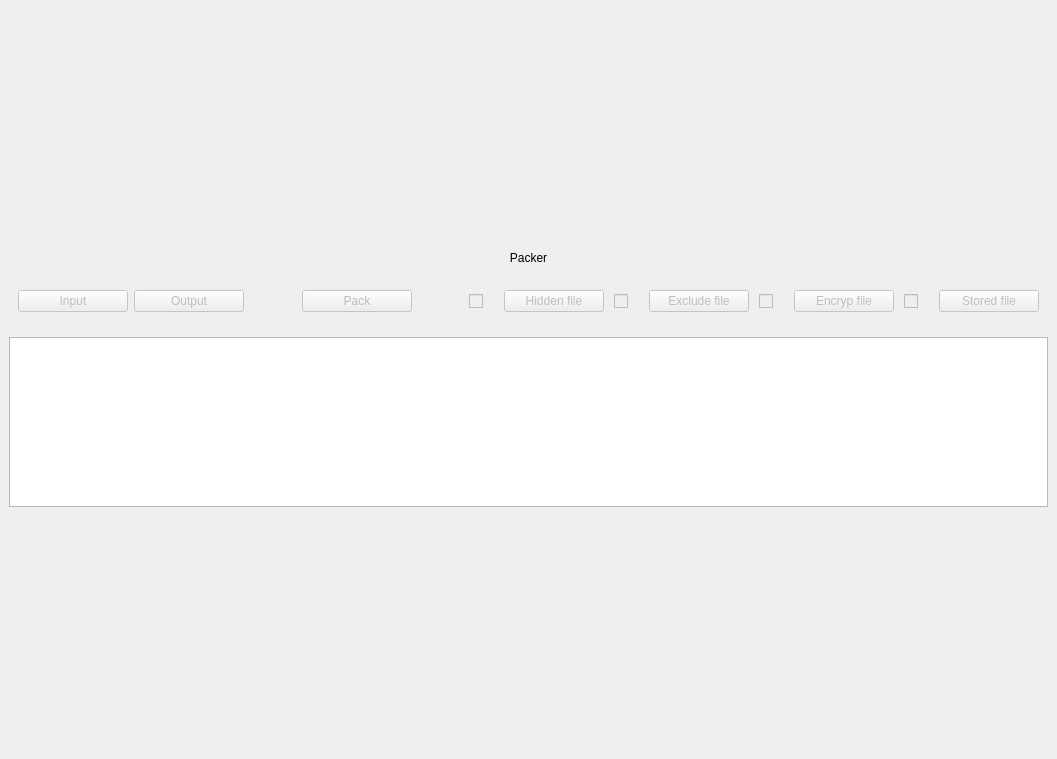
<?xml version="1.0" encoding="UTF-8"?>
<ui version="4.0">
 <class>SxcPacker</class>
 <widget class="QWidget" name="SxcPacker">
  <property name="geometry">
   <rect>
    <x>0</x>
    <y>0</y>
    <width>1057</width>
    <height>759</height>
   </rect>
  </property>
  <property name="windowTitle">
   <string>SxcPacker</string>
  </property>
  <layout class="QVBoxLayout" name="main_lyt">
   <property name="leftMargin">
    <number>0</number>
   </property>
   <property name="topMargin">
    <number>0</number>
   </property>
   <property name="rightMargin">
    <number>0</number>
   </property>
   <property name="bottomMargin">
    <number>0</number>
   </property>
   <item>
    <widget class="SimpleCardWidget" name="main_card">
     <property name="sizePolicy">
      <sizepolicy hsizetype="Preferred" vsizetype="Maximum">
       <horstretch>0</horstretch>
       <verstretch>0</verstretch>
      </sizepolicy>
     </property>
     <layout class="QVBoxLayout" name="main_card_lyt">
      <item>
       <widget class="StrongBodyLabel" name="packer_lbl">
        <property name="sizePolicy">
         <sizepolicy hsizetype="Preferred" vsizetype="Maximum">
          <horstretch>0</horstretch>
          <verstretch>0</verstretch>
         </sizepolicy>
        </property>
        <property name="text">
         <string>Packer</string>
        </property>
        <property name="alignment">
         <set>Qt::AlignCenter</set>
        </property>
       </widget>
      </item>
      <item>
       <widget class="SimpleCardWidget" name="top_card">
        <property name="sizePolicy">
         <sizepolicy hsizetype="Preferred" vsizetype="Fixed">
          <horstretch>0</horstretch>
          <verstretch>0</verstretch>
         </sizepolicy>
        </property>
        <property name="minimumSize">
         <size>
          <width>0</width>
          <height>60</height>
         </size>
        </property>
        <property name="maximumSize">
         <size>
          <width>16777215</width>
          <height>60</height>
         </size>
        </property>
        <layout class="QHBoxLayout" name="top_card_lyt">
         <item>
          <widget class="PushButton" name="input_btn">
           <property name="enabled">
            <bool>false</bool>
           </property>
           <property name="sizePolicy">
            <sizepolicy hsizetype="Maximum" vsizetype="Fixed">
             <horstretch>0</horstretch>
             <verstretch>0</verstretch>
            </sizepolicy>
           </property>
           <property name="minimumSize">
            <size>
             <width>110</width>
             <height>0</height>
            </size>
           </property>
           <property name="text">
            <string>Input</string>
           </property>
          </widget>
         </item>
         <item>
          <widget class="PushButton" name="output_btn">
           <property name="enabled">
            <bool>false</bool>
           </property>
           <property name="sizePolicy">
            <sizepolicy hsizetype="Maximum" vsizetype="Fixed">
             <horstretch>0</horstretch>
             <verstretch>0</verstretch>
            </sizepolicy>
           </property>
           <property name="minimumSize">
            <size>
             <width>110</width>
             <height>0</height>
            </size>
           </property>
           <property name="text">
            <string>Output</string>
           </property>
          </widget>
         </item>
         <item>
          <spacer name="h_spacer_1">
           <property name="orientation">
            <enum>Qt::Horizontal</enum>
           </property>
           <property name="sizeType">
            <enum>QSizePolicy::Fixed</enum>
           </property>
           <property name="sizeHint" stdset="0">
            <size>
             <width>4</width>
             <height>20</height>
            </size>
           </property>
          </spacer>
         </item>
         <item>
          <widget class="VerticalSeparator" name="v_separator_1"/>
         </item>
         <item>
          <spacer name="h_spacer_2">
           <property name="orientation">
            <enum>Qt::Horizontal</enum>
           </property>
           <property name="sizeType">
            <enum>QSizePolicy::Fixed</enum>
           </property>
           <property name="sizeHint" stdset="0">
            <size>
             <width>4</width>
             <height>20</height>
            </size>
           </property>
          </spacer>
         </item>
         <item>
          <widget class="PrimaryPushButton" name="pack_btn">
           <property name="enabled">
            <bool>false</bool>
           </property>
           <property name="sizePolicy">
            <sizepolicy hsizetype="Maximum" vsizetype="Fixed">
             <horstretch>0</horstretch>
             <verstretch>0</verstretch>
            </sizepolicy>
           </property>
           <property name="minimumSize">
            <size>
             <width>110</width>
             <height>0</height>
            </size>
           </property>
           <property name="text">
            <string>Pack</string>
           </property>
          </widget>
         </item>
         <item>
          <spacer name="h_spacer_3">
           <property name="orientation">
            <enum>Qt::Horizontal</enum>
           </property>
           <property name="sizeType">
            <enum>QSizePolicy::Fixed</enum>
           </property>
           <property name="sizeHint" stdset="0">
            <size>
             <width>4</width>
             <height>20</height>
            </size>
           </property>
          </spacer>
         </item>
         <item>
          <widget class="VerticalSeparator" name="v_separator_2"/>
         </item>
         <item>
          <spacer name="h_spacer_4">
           <property name="orientation">
            <enum>Qt::Horizontal</enum>
           </property>
           <property name="sizeType">
            <enum>QSizePolicy::Fixed</enum>
           </property>
           <property name="sizeHint" stdset="0">
            <size>
             <width>4</width>
             <height>20</height>
            </size>
           </property>
          </spacer>
         </item>
         <item>
          <widget class="CheckBox" name="hidden_chk">
           <property name="enabled">
            <bool>false</bool>
           </property>
           <property name="sizePolicy">
            <sizepolicy hsizetype="Maximum" vsizetype="Fixed">
             <horstretch>0</horstretch>
             <verstretch>0</verstretch>
            </sizepolicy>
           </property>
           <property name="minimumSize">
            <size>
             <width>29</width>
             <height>22</height>
            </size>
           </property>
           <property name="maximumSize">
            <size>
             <width>22</width>
             <height>22</height>
            </size>
           </property>
           <property name="toolTip">
            <string>-h List of files/directories to be hidden</string>
           </property>
           <property name="text">
            <string/>
           </property>
          </widget>
         </item>
         <item>
          <widget class="PushButton" name="hidden_btn">
           <property name="enabled">
            <bool>false</bool>
           </property>
           <property name="sizePolicy">
            <sizepolicy hsizetype="Maximum" vsizetype="Fixed">
             <horstretch>0</horstretch>
             <verstretch>0</verstretch>
            </sizepolicy>
           </property>
           <property name="minimumSize">
            <size>
             <width>100</width>
             <height>0</height>
            </size>
           </property>
           <property name="text">
            <string>Hidden file</string>
           </property>
          </widget>
         </item>
         <item>
          <spacer name="h_spacer_5">
           <property name="orientation">
            <enum>Qt::Horizontal</enum>
           </property>
           <property name="sizeType">
            <enum>QSizePolicy::Fixed</enum>
           </property>
           <property name="sizeHint" stdset="0">
            <size>
             <width>4</width>
             <height>20</height>
            </size>
           </property>
          </spacer>
         </item>
         <item>
          <widget class="CheckBox" name="exclude_chk">
           <property name="enabled">
            <bool>false</bool>
           </property>
           <property name="sizePolicy">
            <sizepolicy hsizetype="Maximum" vsizetype="Fixed">
             <horstretch>0</horstretch>
             <verstretch>0</verstretch>
            </sizepolicy>
           </property>
           <property name="minimumSize">
            <size>
             <width>29</width>
             <height>22</height>
            </size>
           </property>
           <property name="maximumSize">
            <size>
             <width>22</width>
             <height>22</height>
            </size>
           </property>
           <property name="toolTip">
            <string>-x  List of files/directories to be excluded</string>
           </property>
           <property name="text">
            <string/>
           </property>
          </widget>
         </item>
         <item>
          <widget class="PushButton" name="exclude_btn">
           <property name="enabled">
            <bool>false</bool>
           </property>
           <property name="sizePolicy">
            <sizepolicy hsizetype="Maximum" vsizetype="Fixed">
             <horstretch>0</horstretch>
             <verstretch>0</verstretch>
            </sizepolicy>
           </property>
           <property name="minimumSize">
            <size>
             <width>100</width>
             <height>0</height>
            </size>
           </property>
           <property name="text">
            <string>Exclude file</string>
           </property>
          </widget>
         </item>
         <item>
          <spacer name="h_spacer_6">
           <property name="orientation">
            <enum>Qt::Horizontal</enum>
           </property>
           <property name="sizeType">
            <enum>QSizePolicy::Fixed</enum>
           </property>
           <property name="sizeHint" stdset="0">
            <size>
             <width>4</width>
             <height>20</height>
            </size>
           </property>
          </spacer>
         </item>
         <item>
          <widget class="CheckBox" name="encrypt_chk">
           <property name="enabled">
            <bool>false</bool>
           </property>
           <property name="sizePolicy">
            <sizepolicy hsizetype="Maximum" vsizetype="Fixed">
             <horstretch>0</horstretch>
             <verstretch>0</verstretch>
            </sizepolicy>
           </property>
           <property name="minimumSize">
            <size>
             <width>29</width>
             <height>22</height>
            </size>
           </property>
           <property name="maximumSize">
            <size>
             <width>22</width>
             <height>22</height>
            </size>
           </property>
           <property name="toolTip">
            <string>-e List of unit files (.sii) to be encrypted</string>
           </property>
           <property name="text">
            <string/>
           </property>
          </widget>
         </item>
         <item>
          <widget class="PushButton" name="encrypt_btn">
           <property name="enabled">
            <bool>false</bool>
           </property>
           <property name="sizePolicy">
            <sizepolicy hsizetype="Maximum" vsizetype="Fixed">
             <horstretch>0</horstretch>
             <verstretch>0</verstretch>
            </sizepolicy>
           </property>
           <property name="minimumSize">
            <size>
             <width>100</width>
             <height>0</height>
            </size>
           </property>
           <property name="text">
            <string>Encryp file</string>
           </property>
          </widget>
         </item>
         <item>
          <spacer name="h_spacer_7">
           <property name="orientation">
            <enum>Qt::Horizontal</enum>
           </property>
           <property name="sizeType">
            <enum>QSizePolicy::Fixed</enum>
           </property>
           <property name="sizeHint" stdset="0">
            <size>
             <width>4</width>
             <height>20</height>
            </size>
           </property>
          </spacer>
         </item>
         <item>
          <widget class="CheckBox" name="stored_chk">
           <property name="enabled">
            <bool>false</bool>
           </property>
           <property name="sizePolicy">
            <sizepolicy hsizetype="Maximum" vsizetype="Fixed">
             <horstretch>0</horstretch>
             <verstretch>0</verstretch>
            </sizepolicy>
           </property>
           <property name="minimumSize">
            <size>
             <width>29</width>
             <height>22</height>
            </size>
           </property>
           <property name="maximumSize">
            <size>
             <width>22</width>
             <height>22</height>
            </size>
           </property>
           <property name="toolTip">
            <string>-s  List of files/directories to be stored</string>
           </property>
           <property name="text">
            <string/>
           </property>
          </widget>
         </item>
         <item>
          <widget class="PushButton" name="stored_btn">
           <property name="enabled">
            <bool>false</bool>
           </property>
           <property name="sizePolicy">
            <sizepolicy hsizetype="Maximum" vsizetype="Fixed">
             <horstretch>0</horstretch>
             <verstretch>0</verstretch>
            </sizepolicy>
           </property>
           <property name="minimumSize">
            <size>
             <width>100</width>
             <height>0</height>
            </size>
           </property>
           <property name="text">
            <string>Stored file</string>
           </property>
          </widget>
         </item>
        </layout>
       </widget>
      </item>
      <item>
       <widget class="PlainTextEdit" name="log_txt">
        <property name="minimumSize">
         <size>
          <width>0</width>
          <height>170</height>
         </size>
        </property>
        <property name="maximumSize">
         <size>
          <width>16777215</width>
          <height>170</height>
         </size>
        </property>
        <property name="frameShape">
         <enum>QFrame::StyledPanel</enum>
        </property>
        <property name="verticalScrollBarPolicy">
         <enum>Qt::ScrollBarAsNeeded</enum>
        </property>
        <property name="readOnly">
         <bool>true</bool>
        </property>
       </widget>
      </item>
     </layout>
    </widget>
   </item>
  </layout>
 </widget>
 <customwidgets>
  <customwidget>
   <class>CheckBox</class>
   <extends>QCheckBox</extends>
   <header>qfluentwidgets</header>
  </customwidget>
  <customwidget>
   <class>PushButton</class>
   <extends>QPushButton</extends>
   <header>qfluentwidgets</header>
  </customwidget>
  <customwidget>
   <class>PrimaryPushButton</class>
   <extends>PushButton</extends>
   <header>qfluentwidgets</header>
  </customwidget>
  <customwidget>
   <class>VerticalSeparator</class>
   <extends>QWidget</extends>
   <header>qfluentwidgets</header>
  </customwidget>
  <customwidget>
   <class>CardWidget</class>
   <extends>QFrame</extends>
   <header>qfluentwidgets</header>
   <container>1</container>
  </customwidget>
  <customwidget>
   <class>SimpleCardWidget</class>
   <extends>CardWidget</extends>
   <header>qfluentwidgets</header>
   <container>1</container>
  </customwidget>
  <customwidget>
   <class>StrongBodyLabel</class>
   <extends>QLabel</extends>
   <header>qfluentwidgets</header>
  </customwidget>
  <customwidget>
   <class>PlainTextEdit</class>
   <extends>QPlainTextEdit</extends>
   <header>qfluentwidgets</header>
  </customwidget>
 </customwidgets>
 <resources/>
 <connections/>
</ui>
